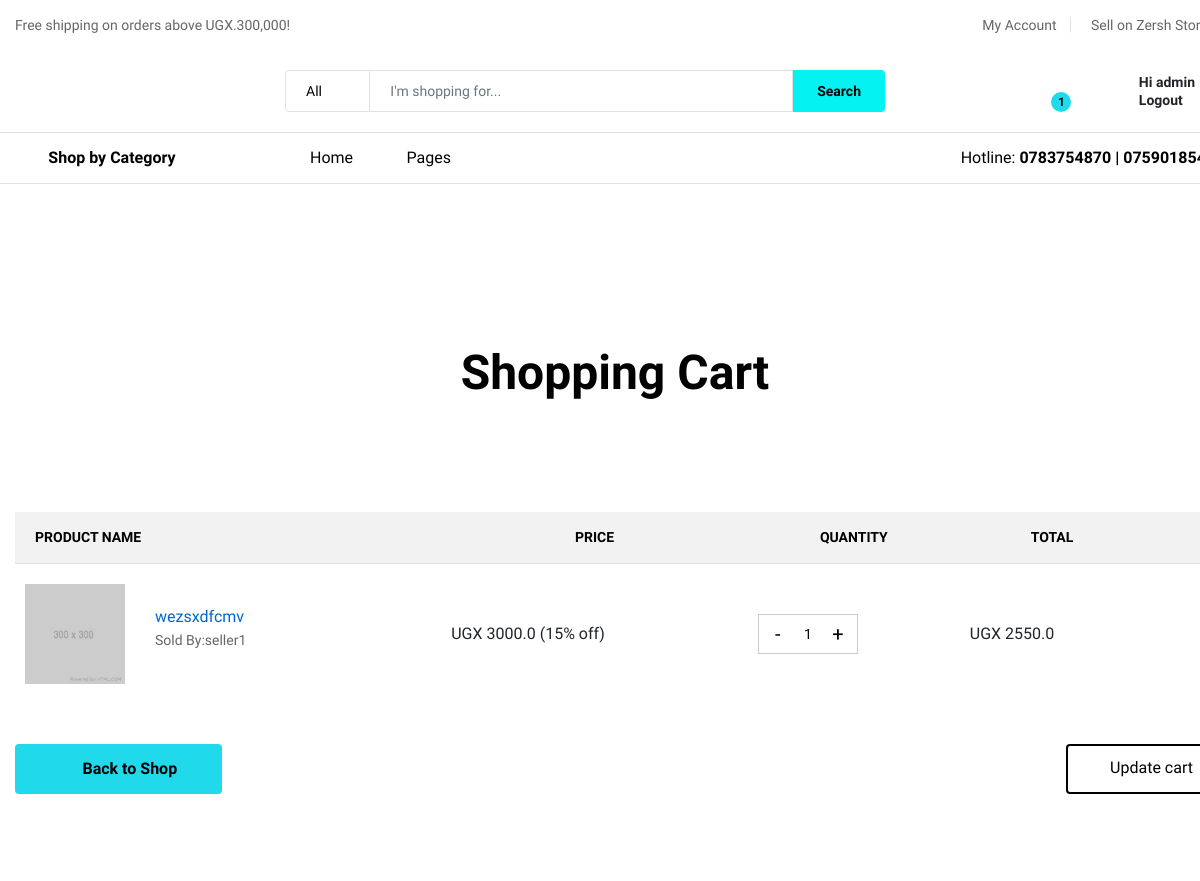
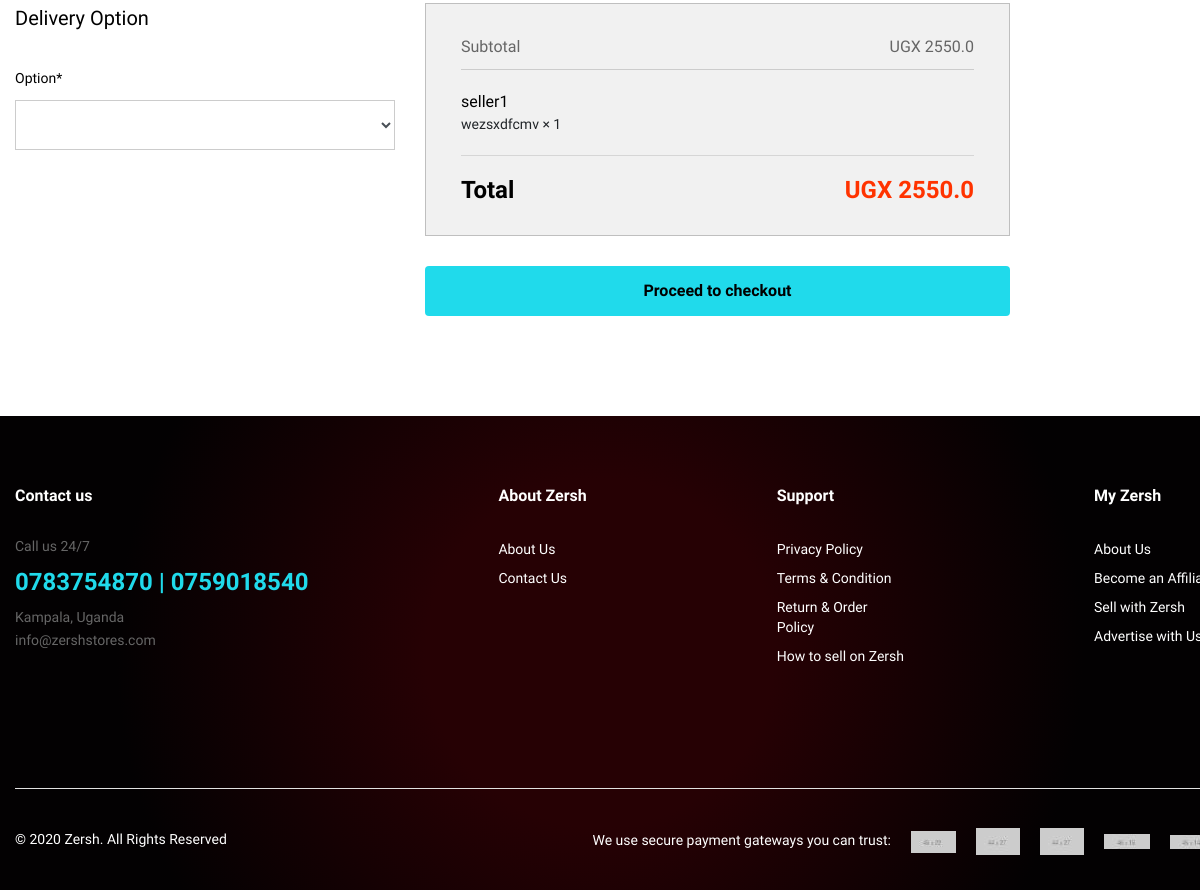
Page /store/cart/ (signed in) on the committed database (2 pictures, top to bottom).
### user/models.py (models this page shows, shortened)
class CustomUser(AbstractUser):
    is_customer = models.BooleanField(default=False)
    is_seller = models.BooleanField(default=False)
    phone = models.IntegerField(blank=True, null=True)

class Seller(models.Model):
    user = models.ForeignKey(CustomUser, on_delete=models.CASCADE, blank=True, null=True)
    store_name = models.CharField(max_length=120)
    address = models.CharField(max_length=180)
    phone = models.IntegerField(blank=True, null=True)
    email = models.CharField( max_length=180, blank=True, null=True )
    def __str__(self):
        return self.store_name

### store/models.py (models this page shows, shortened)
class Order(models.Model):
    customer = models.ForeignKey(
        CustomUser, on_delete=models.SET_NULL, null=True, blank=True)
    date_ordered = models.DateTimeField(auto_now_add=True)
    complete = models.BooleanField(default=False, null=True, blank=False)
    transaction_id = models.CharField(max_length=200, null=True)
    billing_details = models.ForeignKey( 'BillingDetails', on_delete = models.SET_NULL, blank=True, null=True)
    payment = models.ForeignKey( 'Payment', on_delete = models.SET_NULL, blank=True, null=True)
    delivery = models.ForeignKey( 'Delivery', on_delete = models.SET_NULL, blank=True, null=True)
    def total_price(self):
        total = 0
        for orderitem in self.orderitem_set.all():
            total += orderitem.get_final_price()
        return total

class OrderItem(models.Model):
    customer = models.ForeignKey(
        CustomUser, on_delete=models.CASCADE)
    complete = models.BooleanField(default=False, null=True, blank=False)
    product = models.ForeignKey(
        Product, on_delete=models.SET_NULL, null=True, blank=True)
    order = models.ForeignKey(
        Order, on_delete=models.SET_NULL, null=True, blank=True)
    quantity = models.IntegerField(default=1, null=True, blank=True)
    date_added = models.DateTimeField(auto_now_add=True)
    def get_total_item_discount_price(self):
        discount_price = self.product.price - (self.product.discount/100 * self.product.price)
        return self.quantity * discount_price
    def get_final_price(self):
        if self.product.discount > 0:
            return self.get_total_item_discount_price()
        return  self.get_total_item_price()

class Product(models.Model):
    name = models.CharField(max_length=120)
    price = models.FloatField()
    image_182x182 = models.ImageField(upload_to='pdt_imgs/')
    image_1200x1200 = models.ImageField(upload_to='pdt_imgs/alt_imgs/')
    image_600x600 = models.ImageField(upload_to='pdt_imgs/alt_imgs/')
    image_600x600_2 = models.ImageField(upload_to='pdt_imgs/alt_imgs/')
    image_300x300 = models.ImageField(upload_to='pdt_imgs/alt_imgs/')
    img_array = [image_1200x1200, image_600x600, image_600x600_2]
    sku = models.IntegerField()
    available = models.BooleanField(default=True)
    discount = models.IntegerField(default = 0)
    description = models.CharField(max_length=120, blank=True, null=True)
    brand = models.CharField(max_length=120, blank=True, null=True)
    category = models.ForeignKey(SubCategory, on_delete=models.CASCADE)
    seller = models.ForeignKey(Seller, on_delete=models.CASCADE)

### store/views.py (the view, shortened to what this page needs)
# urls.py: path('cart/', CartView.as_view(), name='cart'),
class CartView(LoginRequiredMixin, View):
    def get(self, *args, **kwargs):
        try:
            order = Order.objects.get(customer=self.request.user, complete=False)
            form = DeliveryForm
            context = {
                'object': order,
                'form': form,
            }
            return render(self.request, 'cart.html', context)
        except ObjectDoesNotExist:
            messages.error(self.request, "You do not have an active order")
            return redirect("/")

### templates/cart.html (shortened to what this page needs)
{% extends 'base.html' %}
{% load crispy_forms_tags %}
{% block content %}
<div class="ps-page--simple">
    <div class="ps-section--shopping ps-shopping-cart">
        <div class="container">
            <div class="ps-section__header">
                <h1>Shopping Cart</h1>
            </div>
            <div class="ps-section__content">
                <div class="table-responsive">
                    <table class="table ps-table--shopping-cart">
                        <thead>
                            <tr>
                                <th>Product name</th>
                                <th>PRICE</th>
                                <th>QUANTITY</th>
                                <th>TOTAL</th>
                                <th></th>
                            </tr>
                        </thead>
                        <tbody>
                            {% for orderitem in object.orderitem_set.all %}
                            <tr>
                                <td>
                                    <div class="ps-product--cart">
                                        <div class="ps-product__thumbnail"><a href="{% url 'pdt_detail' orderitem.product.id %}"><img src="{{ orderitem.product.image_300x300.url }}" alt=""></a></div>
                                        <div class="ps-product__content"><a href="{% url 'pdt_detail' orderitem.product.id %}">{{ orderitem.product.name }}</a>
                                            <p>Sold By:<strong>{{ orderitem.product.seller }}</strong></p>
                                        </div>
                                    </div>
                                </td>
                                {% if orderitem.product.discount > 0 %}
                                <td class="price">UGX {{ orderitem.product.price }} ({{ orderitem.product.discount }}% off)</td>
                                {% else %}
                                <td class="price">UGX {{ orderitem.product.price }} </td>
                                {% endif %}
                                <td>
                                    <div class="form-group--number">
                                        <button class="up"><a href="{% url 'add-to-cart' orderitem.product.id %}">+</a></button>
                                        <button class="down" ><a href="{% url 'remove-item-from-cart' orderitem.product.id %}">-</a></button>
                                        <input class="form-control" type="text" placeholder="{{ orderitem.quantity }}" value="{{ orderitem.quantity }}">
                                    </div>
                                </td>
                                {% if orderitem.product.discount > 0 %}
                                <td>UGX {{ orderitem.get_total_item_discount_price }}</td>
                                {% else %}
                                <td>UGX {{ orderitem.get_total_item_price }}</td>
                                {% endif %}
                                <td><a href="{% url 'remove-from-cart' orderitem.product.id %}"><i class="icon-cross"></i></a></td>
                            </tr>
                            {% empty %}
                            <tr>
                                <td><h3>Cart is Empty</h3></td>
                            </tr>
                            {% endfor %}
                        </tbody>
                    </table>
                </div>
                <div class="ps-section__cart-actions"><a class="ps-btn" href="{% url 'home' %}"><i class="icon-arrow-left"></i> Back to Shop</a><a class="ps-btn ps-btn--outline" href="{% url 'cart' %}"><i class="icon-sync"></i> Update cart</a></div>
            </div>
            <div class="ps-section__footer">
                <form method="POST" >
                    <div class="row">
                        <div class="col-xl-4 col-lg-4 col-md-12 col-sm-12 col-12 ">
                            <figure>
                                <figcaption>Delivery Option</figcaption>
                                <div class="form-group">
                                    {{ form|crispy }}
                                </div>
                            </figure>
                        </div>
                        <div class="col-xl-6 col-lg-6 col-md-12 col-sm-12 col-12 ">
                            <div class="ps-block--shopping-total">
                                <div class="ps-block__header">
                                    <p>Subtotal <span> UGX {{ object.total_price }}</span></p>
                                </div>
                                <div class="ps-block__content">
                                    <ul class="ps-block__product">
                                        {% for orderitem in object.orderitem_set.all %}
                                        <li><span class="ps-block__shop">{{  orderitem.product.seller }}</span><a href="#"> {{ orderitem.product.name  }} × {{ orderitem.quantity }}</a></span></li>
                                        {% endfor %}
                                    </ul>
                                    <h3>Total <span>UGX {{ object.total_price }}</span></h3>
                                </div>
                            </div><button type="submit" class="ps-btn ps-btn--fullwidth" >Proceed to checkout</button>
                        </div>
                    </div>
                </form>
            </div>
        </div>
    </div>
</div>
{% endblock content %}

### templates/base.html (shortened to what this page needs)
{% load static %}
{% load cart_template_tags %}
<!DOCTYPE html>
<html>
<head>
  <link rel="stylesheet" href="{% static  'plugins/font-awesome/css/font-awesome.min.css'  %}">
  <link rel="stylesheet" href="{% static  'fonts/Linearicons/Linearicons/Font/demo-files/demo.css'  %}">
  <link rel="stylesheet" href="{% static  'plugins/bootstrap/css/bootstrap.min.css'  %}">
  <link rel="stylesheet" href="{% static  'plugins/owl-carousel/assets/owl.carousel.min.css'  %}">
  <link rel="stylesheet" href="{% static  'plugins/owl-carousel/assets/owl.theme.default.min.css'  %}">
  <link rel="stylesheet" href="{% static  'plugins/slick/slick/slick.css'  %}">
  <link rel="stylesheet" href="{% static  'plugins/nouislider/nouislider.min.css'  %}">
  <link rel="stylesheet" href="{% static  'plugins/lightGallery-master/dist/css/lightgallery.min.css'  %}">
  <link rel="stylesheet" href="{% static  'plugins/jquery-bar-rating/dist/themes/fontawesome-stars.css'  %}">
  <link rel="stylesheet" href="{% static  'plugins/select2/dist/css/select2.min.css'  %}">
  <link rel="stylesheet" href="{% static  'css/style.css'  %}">
  <link rel="stylesheet" href="{% static  'css/market-place-1.css'  %}">
</head>
<body>
  <header class="header header--standard header--market-place-1" data-sticky="true">
    <div class="header__top">
      <div class="container">
        <div class="header__left">
          <p>Free shipping on orders above UGX.300,000!</p>
        </div>
        <div class="header__right">
          <ul class="header__top-links">
            {% if user.is_seller  %}
            <li><a href="{% url 'seller_dash' %}">My Seller Account</a></li>
            {% elif user.is_authenticated  %}
            <li><a href="{% url 'user_dash' user.id %}">My Account</a></li>
            <li><a href="{% url 'seller_reg' %}">Sell on Zersh Stores</a></li>
            {% else %}
            <li><a href="{% url 'seller_reg' %}">Sell on Zersh Stores</a></li>
            {% endif %}
          </ul>
        </div>
      </div>
    </div>
    <div class="header__content">
      <div class="container">
        <div class="header__content-left">
        </div>
        <div class="header__content-center">
          <form class="ps-form--quick-search" action="{% url 'search_results' %}"
          method="get">
            <div class="form-group--icon"><i class="icon-chevron-down"></i>
              <select class="form-control">
                <option value="1">All</option>
              </select>
            </div>
            <input name="q" class="form-control" type="text" placeholder="I'm shopping for...">
            <button>Search</button>
          </form>
        </div>
        <div class="header__content-right">
          <div class="header__actions">
            <div class="ps-cart--mini"><a class="header__extra" href="{% url 'cart' %}"><i
                  class="icon-bag2"></i><span><i>{{ request.user|cart_item_counter }}</i></span></a>
            </div>
            <div class="ps-block--user-header">
              <div class="ps-block__left"><i class="icon-user"></i></div>
              <div class="ps-block__right">
                {% if user.is_authenticated %}
                <a href="">Hi {{ user.username }}</a>
                <a href="{% url 'account_logout' %}">Logout</a>
                {% else %}
                <a href="{% url 'account_login' %}">Login</a>
                <a href="{% url 'account_signup' %}">Register</a>
                {% endif %}
              </div>
            </div>
          </div>
        </div>
      </div>
    </div>
    <nav class="navigation">
      <div class="container">
        <div class="navigation__left">
          <div class="menu--product-categories">
            <div class="menu__toggle"><i class="icon-menu"></i><span> Shop by Category</span></div>
          </div>
        </div>
        <div class="navigation__right">
          <ul class="menu">
            <li class="current-menu-item menu-item-has-children"><a href="{% url 'home' %}">Home</a>
            </li>
            <li class="menu-item-has-children has-mega-menu"><a href="#">Pages</a>
            </li>
          </ul>
          <div class="ps-block--header-hotline inline">
            <p><i class="icon-telephone"></i>Hotline:<strong> 0783754870 | 0759018540</strong></p>
          </div>
        </div>
      </div>
    </nav>
  </header>
  <div class="mt-5 py-4">
  </div>
  {% block content %} {% endblock content %}
  <footer class="ps-footer">
    <div class="container">
      <div class="ps-footer__widgets">
        <aside class="widget widget_footer widget_contact-us">
          <h4 class="widget-title">Contact us</h4>
          <div class="widget_content">
            <p>Call us 24/7</p>
            <h3>0783754870 | 0759018540</h3>
            <p>Kampala, Uganda <br><a href="mailto:info@zershstores.com">info@zershstores.com</a>
            </p>
            <ul class="ps-list--social">
              <li><a class="facebook" href="https://www.facebook.com/zershonlineshop"><i class="fa fa-facebook"></i></a></li>
              <li><a class="twitter" href="https://twitter.com/Ugzersh"><i class="fa fa-twitter"></i></a></li>
              <li><a class="instagram" href="https://www.instagram.com/zersh.ug/"><i class="fa fa-instagram"></i></a></li>
            </ul>
          </div>
        </aside>
        <aside class="widget widget_footer">
          <h4 class="widget-title">About Zersh</h4>
          <ul class="ps-list--link">
              <li><a href="{% url 'about' %}">About Us</a></li>
              <li><a href="{% url 'contact' %}">Contact Us</a></li>
          </ul>
      </aside>
      <aside class="widget widget_footer">
        <h4 class="widget-title">Support</h4>
        <ul class="ps-list--link">
            <li><a href="{% url 'privacy' %}">Privacy Policy</a></li>
            <li><a href="{% url 'terms' %}">Terms & Condition</a></li>
            <li><a href="{% url 'order_policy' %}">Return & Order <br> Policy</a></li>
            <li><a href="{% url 'how_to_sell' %}">How to sell on Zersh</a></li>
        </ul>
    </aside>
    <aside class="widget widget_footer">
      <h4 class="widget-title">My Zersh</h4>
      <ul class="ps-list--link">
          <li><a href="{% url 'about' %}">About Us</a></li>
          <li><a href="{% url 'contact' %}">Become an Affiliate</a></li>
          <li><a href="{% url 'seller_reg' %}">Sell with Zersh</a></li>
          <li><a href="#">Advertise with Us</a></li>
      </ul>
  </aside>
      </div>
      <div class="ps-footer__copyright">
        <p>© 2020 Zersh. All Rights Reserved</p>
        <p><span>We use secure payment gateways you can trust:</span><a href="#"><img src="{% static 'img/payment-method/1.jpg' %}" alt=""></a><a
            href="#"><img src="img/payment-method/2.jpg" alt=""></a><a href="#"><img src="img/payment-method/3.jpg"
              alt=""></a><a href="#"><img src="img/payment-method/4.jpg" alt=""></a><a href="#"><img
              src="img/payment-method/5.jpg" alt=""></a></p>
      </div>
    </div>
  </footer>
</body>
</html>

### rows in the picture
CustomUser: user|cart_item_counter "1", username "admin"
OrderItem: product.image_300x300 (picture), product.name "wezsxdfcmv", product.seller "seller1", product.price "3000.0", product.discount "15", quantity "1", get_total_item_discount_price "2550.0"
Order: total_price "2550.0"
